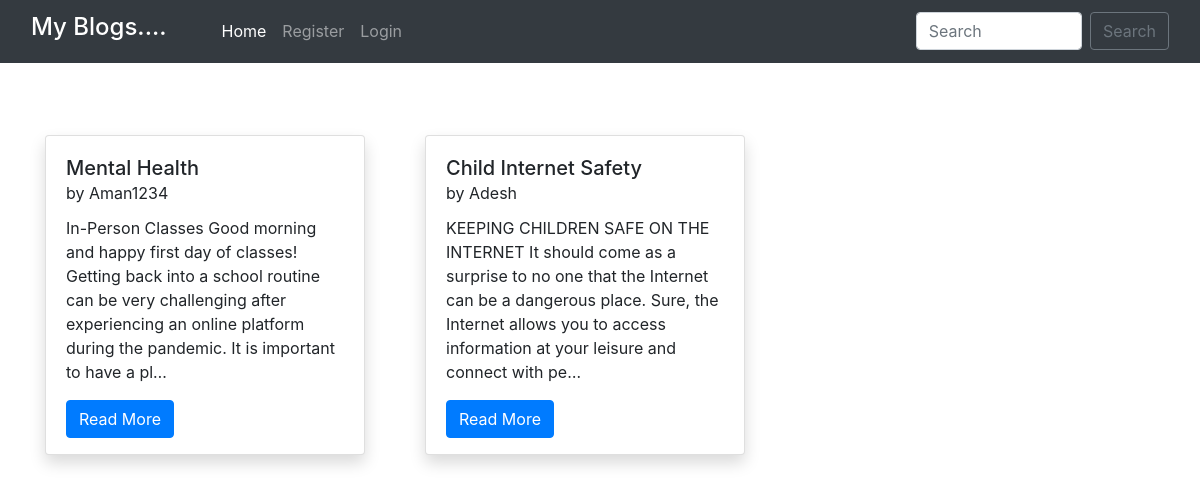
Before: / with the older database file.
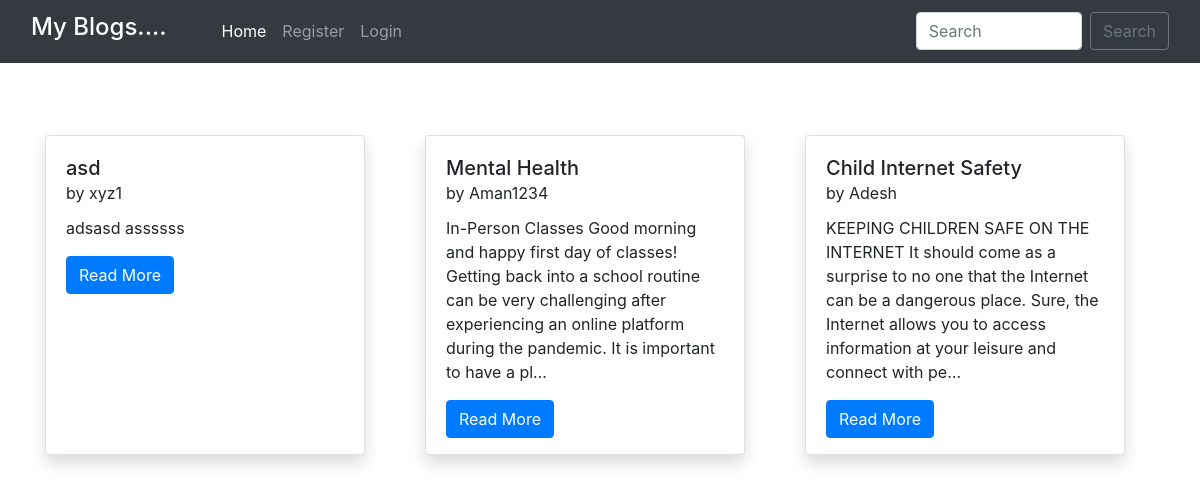
After: the same page with the newer database file.
### home/models.py (models this page shows, shortened)
class BlogPost(models.Model):
    title=models.CharField(max_length=255)
    author= models.ForeignKey(User, on_delete=models.CASCADE)
    slug=models.CharField(max_length=130)
    content=models.TextField()
    dateTime=models.DateTimeField(auto_now_add=True)

### home/views.py (the view)
# urls.py: path("", views.blogs, name="blogs"),
def blogs(request):
    posts = BlogPost.objects.all()
    posts = BlogPost.objects.filter().order_by('-dateTime')
    return render(request, "blog.html", {'posts':posts})

### home/templates/blog.html (shortened to what this page needs)
{% extends 'base.html' %}
{% block homeactive %} active {% endblock homeactive %}
{% block body %}
<div class="container mt-5 mb-3">
    <div class="row">
        {% for post in posts %}
        <div class="col-lg-4 my-4">
            <div class="card shadow" style="width: 20rem; height: 20rem;">
                <div class="card-body">
                  <h5 class="card-title">{{post.title}} <br><small>by {{post.author}}</small></h5>
                  <p class="card-text">{{post.content| truncatechars:210}}</p>
                  <a href="blog/{{post.slug}}" class="btn btn-primary">Read More </a>
                </div>
              </div>
        </div>
        {% endfor %}
    </div>
</div>
{% endblock %}

Changed rows visible on the page:
added BlogPost: title "asd", author "xyz1", content "adsasd assssss"
